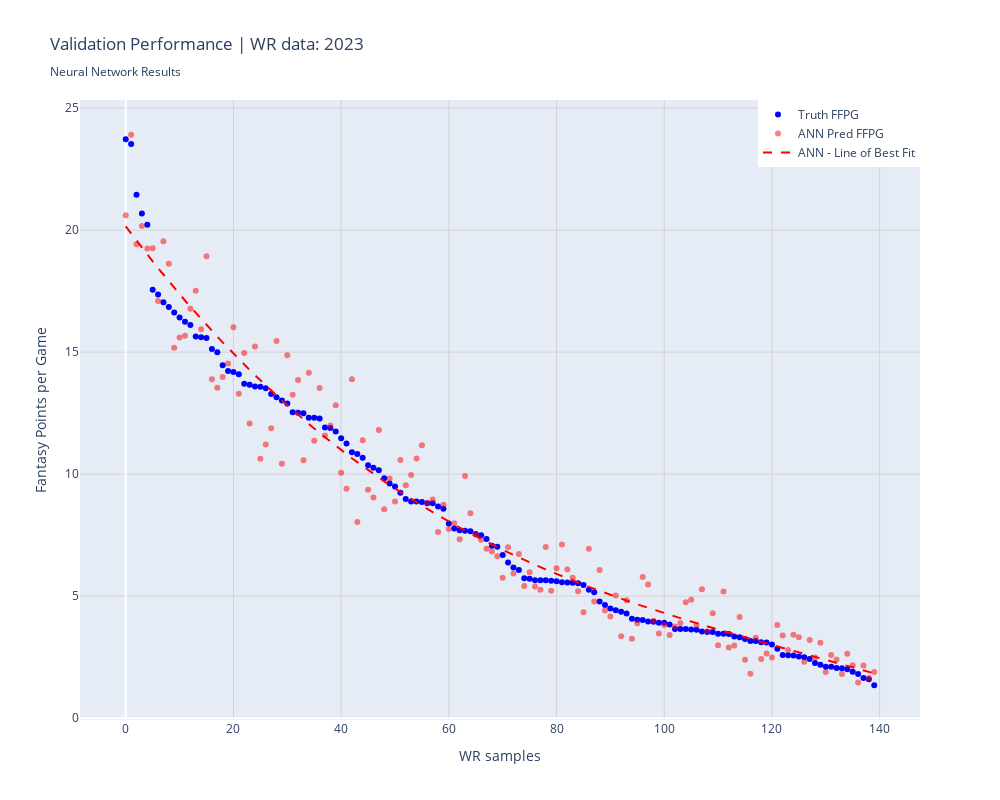

Write notebook code for a chart like this one.
### Markdown cell above
### Visualize validation performance

### Code cell
# Create Plotly figure
fig = go.Figure()

# Add truth points
fig.add_trace(go.Scatter(
    x=list(valid_samples), 
    y=valid_y.flatten(), 
    mode='markers', 
    name='Truth FFPG',
    text=[f'{name} ({season}): {val:.2f}' for name, season, val in zip(valid_names, valid_seasons, valid_y.flatten())],
    hovertemplate='%{text}<extra></extra>',
    marker=dict(size=6, color='blue')
))

# Add ANN predicted points
fig.add_trace(go.Scatter(
    x=list(valid_samples), 
    y=valid_nn_pred.flatten(), 
    mode='markers', 
    name='ANN Pred FFPG',
    opacity=0.5,
    text=[f'{name} ({season}): {val:.2f}' for name, season, val in zip(valid_names, valid_seasons, valid_nn_pred.flatten())],
    hovertemplate='%{text}<extra></extra>',
    marker=dict(size=6, color='red')
))

# Add ANN trend line (degree 3 polyfit through ANN predictions)
coeffs_ann = np.polyfit(valid_samples, valid_nn_pred.flatten(), 3)
poly_ann = np.poly1d(coeffs_ann)
fig.add_trace(go.Scatter(
    x=list(valid_samples),
    y=poly_ann(valid_samples),
    mode='lines',
    name='ANN - Line of Best Fit',
    line=dict(color='red', width=2, dash='dash'),
    hovertemplate='ANN trend line<extra></extra>'
))

# Update layout
fig.update_layout(
    title='Validation Performance | WR data: 2023<br><sub>Neural Network Results</sub>',
    xaxis_title='WR samples',
    yaxis_title='Fantasy Points per Game',
    legend=dict(x=1, y=1, xanchor='right', yanchor='top'),
    showlegend=True,
    hovermode='closest',
    width=1000,
    height=800
)

# Add grid
fig.update_xaxes(showgrid=True, gridwidth=1, gridcolor='lightgray')
fig.update_yaxes(showgrid=True, gridwidth=1, gridcolor='lightgray')

fig.show()

### Figure 1 — Plotly figure (JSON) as saved in the notebook; plotly's stock layout.template omitted (floating-point values rounded to 4 significant figures; data arrays with more than 128 entries replaced by an {"elided": "..."} marker saying what was removed)
{"data": [{"hovertemplate": "%{text}<extra></extra>", "marker": {"color": "blue", "size": 6}, "mode": "markers", "name": "Truth FFPG", "text": {"elided": "140 str values"}, "type": "scatter", "x": {"elided": "140 int values"}, "y": {"elided": "140 float values"}}, {"hovertemplate": "%{text}<extra></extra>", "marker": {"color": "red", "size": 6}, "mode": "markers", "name": "ANN Pred FFPG", "opacity": 0.5, "text": {"elided": "140 str values"}, "type": "scatter", "x": {"elided": "140 int values"}, "y": {"elided": "140 float values"}}, {"hovertemplate": "ANN trend line<extra></extra>", "line": {"color": "red", "dash": "dash", "width": 2}, "mode": "lines", "name": "ANN - Line of Best Fit", "type": "scatter", "x": {"elided": "140 int values"}, "y": {"elided": "140 float values"}}], "layout": {"height": 800, "hovermode": "closest", "legend": {"x": 1, "xanchor": "right", "y": 1, "yanchor": "top"}, "showlegend": true, "title": {"text": "Validation Performance | WR data: 2023<br><sub>Neural Network Results</sub>"}, "width": 1000, "xaxis": {"gridcolor": "lightgray", "gridwidth": 1, "showgrid": true, "title": {"text": "WR samples"}}, "yaxis": {"gridcolor": "lightgray", "gridwidth": 1, "showgrid": true, "title": {"text": "Fantasy Points per Game"}}}}
